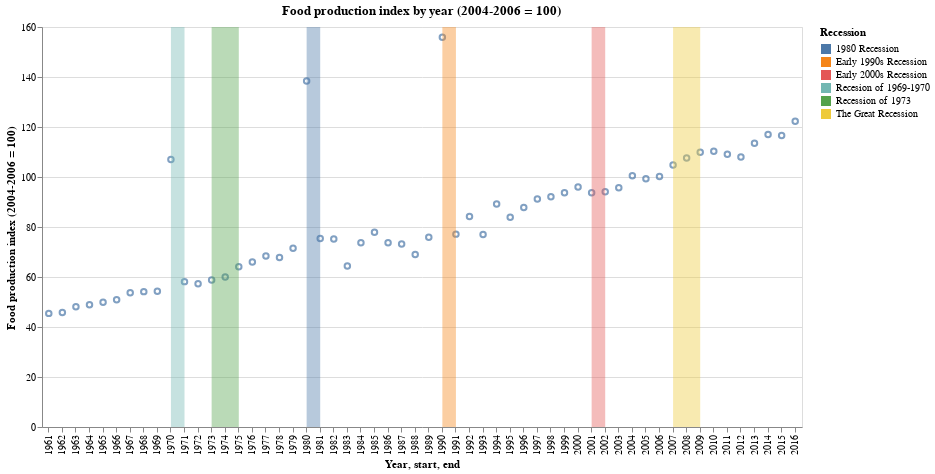

Write notebook code for a chart like this one.
### Code cell
#df_temp = df_usa.copy()
#df_temp['ptemp'] = df_temp['Patent applications, residents'].diff()

col = list(df_usa.columns[3:])

dft = df_usa[(df_usa['Year'] != 2017) & (df_usa['Year'] > 1960)]

#22, 24
#27
cur = col[27]
print(cur)
temp = alt.Chart(dft).mark_point().encode(
    x='Year:O',
    y=cur,
    #color='Third Dim',
    #tooltip=['Item1', 'Item2', 'Item3', 'Item4']
).properties(
    title='Food production index by year (2004-2006 = 100)',
    width=760,
    height=400
)#.interactive()
temp + highlight
